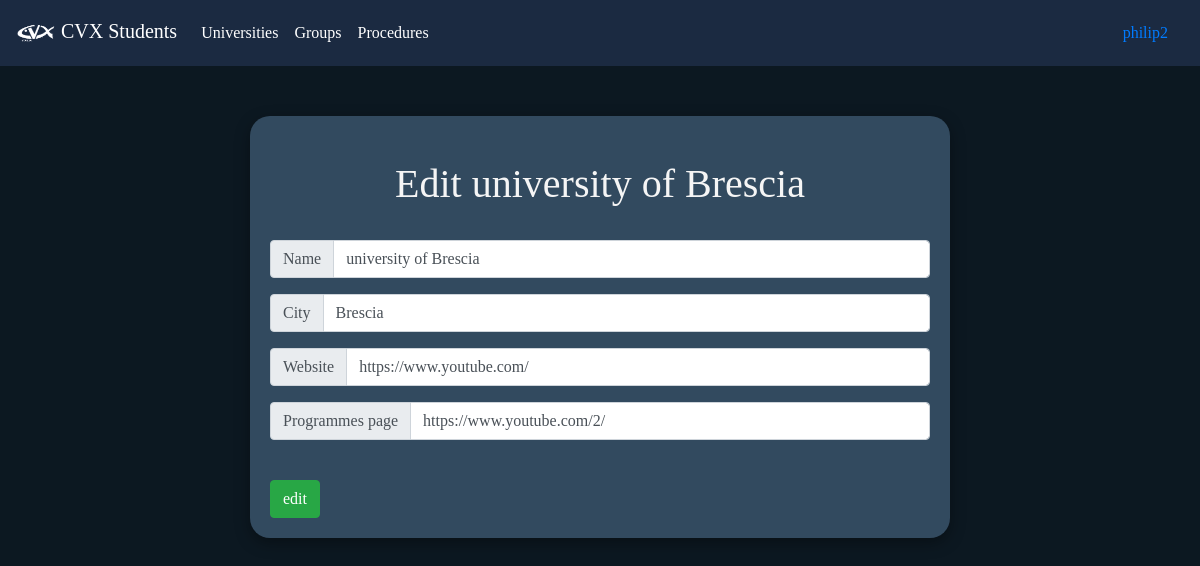
Screenshot of /university/1/edit/ (signed in) with the database file from the repository.
### universities/models.py (models this page shows, shortened)
class University(models.Model):
    name            = models.CharField(max_length=100)
    city            = models.CharField(max_length=100)
    website         = models.URLField(default='https://www.youtube.com/')
    programmes_page = models.URLField(default='https://www.youtube.com/')

### universities/views.py (the view)
# urls.py: path('<int:university_id>/edit/', edit_university, name='edit_university'),
def edit_university(request, university_id):
    check_1 = check_access_type_2(request, 'add_university')
    if not check_1['status']:
        return render(request, 'access_denied.html', check_1)
    university = University.objects.get(pk = university_id)
    university_form = UniversityForm(instance=university)
    if request.method == 'POST':
        university_form = UniversityForm(request.POST or None, instance=university)
        university_form.save()
        return redirect('view_university', university.pk)
    return render(request, 'edit_university.html', {'university_form':university_form, 'university': university})

### universities/forms.py
class UniversityForm(ModelForm):
    class Meta:
        model = University
        fields = ["name", "city", "website", "programmes_page"]

### users/access_checking.py (called while the page is built)
def check_access_type_2(request, access_type): # administration check
    r_data = check_access_type_1(request)
    if r_data['status']:
        if bool(len(administration_profile.objects.filter(user = request.user))):
            if not getattr(administration_profile.objects.filter(user = request.user)[0], access_type):
                r_data['status'] = False
                r_data['message_title'] = "Access Denied"
                r_data['message_detail'] = "You don't have the permission to open this page"
        else:
            r_data['status'] = False
            r_data['message_title'] = "Access Denied"
            r_data['message_detail'] = "You don't have the permission to open this page"
    return r_data

### universities/templates/edit_university.html (shortened to what this page needs)
{% extends "general_form.html" %}
{% load static %}
{% block in_form %}
    <h1>Edit {{ university.name }}</h1><br>
    <form method="post">
        <div  class="input-group mb-3">
            <div class="input-group-prepend">
                <span class="input-group-text" id="basic-addon1">Name</span>
            </div>
            <input type="text" name="name" class="form-control" maxlength="100" required id="id_name" placeholder="University name" value="{{ university.name }}">
        </div>
        <div  class="input-group mb-3">
            <div class="input-group-prepend">
                <span class="input-group-text" id="basic-addon1">City</span>
            </div>
            <input type="text" name="city" class="form-control" maxlength="100" required id="id_city" placeholder="University location" value="{{ university.city }}">
        </div>
        <div  class="input-group mb-3">
            <div class="input-group-prepend">
                <span class="input-group-text" id="basic-addon1">Website</span>
            </div>
            <input type="url" name="website" class="form-control" maxlength="200" required id="id_website" placeholder="Main page link" value="{{ university.website }}">
        </div>
        <div  class="input-group mb-3">
            <div class="input-group-prepend">
                <span class="input-group-text" id="basic-addon1">Programmes page</span>
            </div>
            <input type="url" name="programmes_page" class="form-control" maxlength="200" required id="id_programmes_page" placeholder="Listed programmes page link" value="{{ university.programmes_page }}">
        </div>
        <br>
        <button type="submit" class="btn btn-success">edit</button>
    </form>
{% endblock %}

### users/templates/navbar.html (shortened to what this page needs)
{% load static %}
<nav class="navbar navbar-expand-lg navbar-dark" style="background-color: #1b2a41 !important;position: fixed; width: 100%;top: 0px;">
    <a class="navbar-brand" href="{% url 'home' %}"><img src="{% static 'images/cvx.png' %}" style="width: 40px;" alt=""> CVX Students</a>
    <div class="collapse navbar-collapse" id="navbarSupportedContent">
      <ul class="navbar-nav mr-auto">
        {% if not user.is_anonymous %}
            <li class="nav-item active">
                <a class="nav-link" href="{% url 'view_universities' %}">Universities</a>
            </li>
            <li class="nav-item active">
                <a class="nav-link" href="{% url 'view_support_groups' %}">Groups </a>
            </li>
            <li class="nav-item active">
                <a class="nav-link" href="{% url 'view_procedures' %}">Procedures</a>
            </li>
        {% endif %}
      </ul>
    {% if user.is_anonymous %}
        <li class="form-inline my-2 my-lg-0">
            <a class="nav-link" href="{% url 'login' %}">Login</a>
        </li>
        <li class="form-inline my-2 my-lg-0">
            <a class="nav-link" href="{% url 'create_user_account' %}">Signup</a>
        </li>
    {% else %}
        <li class="form-inline my-2 my-lg-0">
            <a class="nav-link" href="{% url 'profile' user.pk %}">{{ user }}</a>
        </li>
    {% endif %}
    </div>
  </nav>
  <br><br><br><br>

### users/static/css/style.css (style rules this page uses)
body { font-family: 'Comfortaa' !important; }
.navbar { background-color: #324a5f; }
h1 { color: #f5f5f5; text-align: center; }

### rows the page displays
University: name "university of Brescia", city "Brescia", website "https://www.youtube.com/", programmes_page "https://www.youtube.com/2/"

### other values shown
{{ user }} "philip2"
